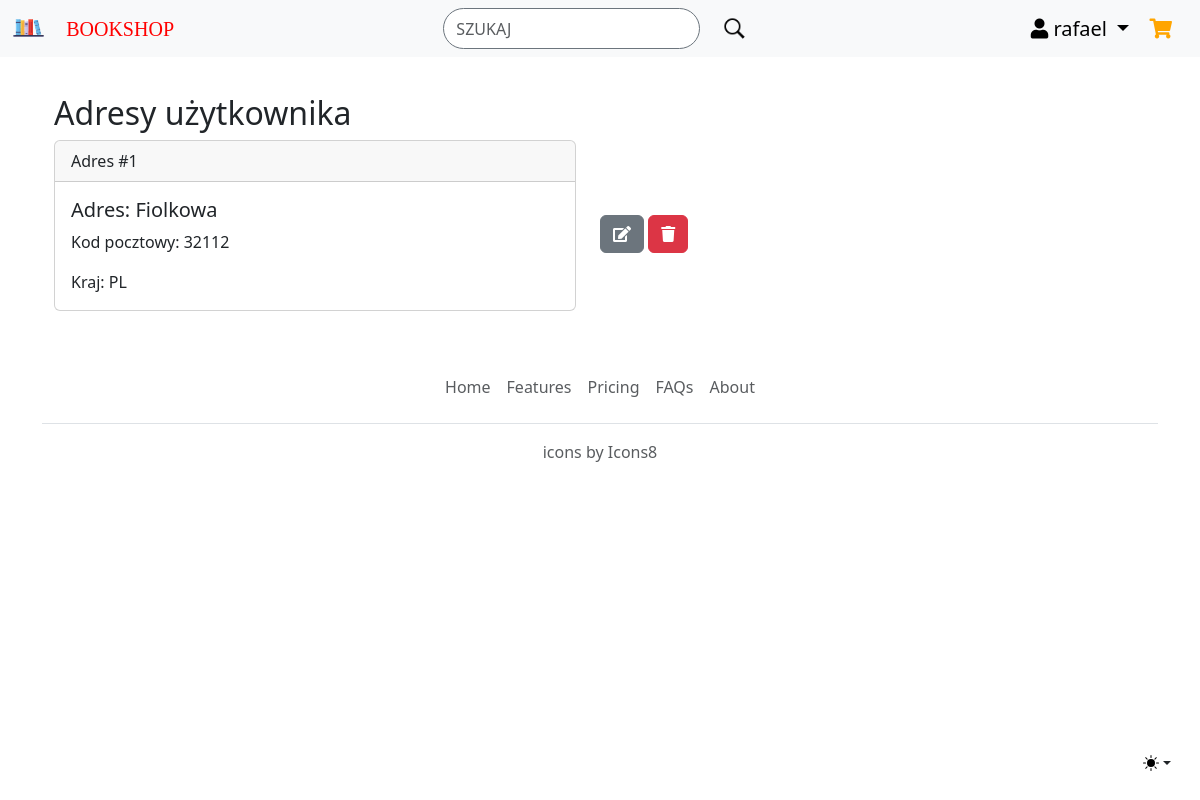
/addresses/ (signed in), run on the app's committed database.
### myapp/models.py (models this page shows)
class UserAddress(models.Model):
    profile = models.ForeignKey(UserProfile, on_delete=models.CASCADE)
    address = models.ForeignKey(Address, on_delete=models.CASCADE)

class Address(models.Model):
    first_name = models.CharField(max_length=20)
    last_name = models.CharField(max_length=20)
    address = models.CharField(max_length=30)
    zip_code = models.CharField(max_length=10)
    country = models.CharField(max_length=15)

### myapp/views.py (the view)
# urls.py: path('addresses/', views.addresses, name='addresses'),
@login_required()
def addresses(request):
    user_profile = UserProfile.objects.get(user=request.user)
    addresses = UserAddress.objects.filter(profile=user_profile).prefetch_related('address')
    return render(request, 'myapp/addresses.html', {'addresses': addresses})

### myapp/templates/myapp/addresses.html (shortened to what this page needs)
{% extends 'myapp/base.html' %}
{% block body %}
<div class="container mt-4">
    <h2>Adresy użytkownika</h2>
    {% for user_address in addresses %}
        <div id="address-{{ user_address.address.id }}" class="row align-items-center w-75">
            <div class="col-md-8">
                <div class="card mb-3">
                    <div class="card-header">Adres #{{ forloop.counter }}</div>
                    <div class="card-body">
                        <h5 id="address-{{ user_address.address.id }}-adres" class="card-title">Adres: {{ user_address.address.address }}</h5>
                        <p id="address-{{ user_address.address.id }}-kod" class="card-text">Kod pocztowy: {{ user_address.address.zip_code }}</p>
                        <p id="address-{{ user_address.address.id }}-kraj" class="card-text">Kraj: {{ user_address.address.country }}</p>
                    </div>
                </div>
            </div>
            <div class="col-md-4">
                <button class="btn btn-secondary edit-btn"
                        data-bs-toggle="modal"
                        data-bs-target="#editAddressModal"
                        data-first-name="{{ user_address.address.first_name }}"
                        data-last-name="{{ user_address.address.last_name }}"
                        data-address="{{ user_address.address.address }}"
                        data-zip="{{ user_address.address.zip_code }}"
                        data-country="{{ user_address.address.country }}"
                        data-id="{{ user_address.address.id }}"><i class="fas fa-edit"></i>
                </button>
                <button onClick="removeAddress({{ user_address.address.id }})" class="btn btn-danger"><i class="fas fa-trash"></i></button>
            </div>
        </div>
    {% endfor %}
</div>
{% endblock %}

### myapp/templates/myapp/base.html (shortened to what this page needs)
{% load static %}
<!doctype html>
<html lang="en">
    <head>
        <link href="https://cdn.jsdelivr.net/npm/bootstrap@5.3.2/dist/css/bootstrap.min.css" rel="stylesheet">
        <link rel="stylesheet" href="https://cdnjs.cloudflare.com/ajax/libs/font-awesome/5.10.0/css/all.css">
    </head>
    <body>
        <div class="navbar bg-body-tertiary fixed-top">
            <div class="container-fluid d-flex justify-content-between">
                <div class="">
                    <a class="navbar-brand" href="{% url 'index' %}">
                        <img src="{% static 'navbar_img.png' %}" alt="logo" width="33" height="26,4" class="d-inline-block align-text-top">
                        <a href="{% url 'index' %}" style="color:red; font-size:20px;font-family:Times New Roman; text-decoration: none;">BOOKSHOP</a>
                    </a>
                </div>
                <div class="">
                    <form class="d-flex" role="search" id="searchForm">
                        <input id="navBarSearchInput" class="form-control me-2 rounded-pill border border-secondary" type="text" placeholder="SZUKAJ" aria-label="Search">
                        <button class="btn" type="submit">
                        <img src="{% static 'search_icon.png' %}" width="27" height="27" class="rounded-circle">
                        </button>
                    </form>
                </div>
                <div class="dropdown">
                    {% if user.is_authenticated %}
                    <a class="navbar-brand dropdown-toggle" href="#" id="userDropdown" role="button" data-bs-toggle="dropdown" aria-expanded="false">
                        <i class="fa fa-user"></i>
                        {{ user.username }}
                    </a>
                    <a class="navbar-brand" href="{% url 'cart' %}">
                        <i class="fa fa-shopping-cart" style="color:#ffa500;"></i>
                    </a>
                    {% endif %}
                </div>
            </div>
        </div>
        <div class="dropdown position-fixed bottom-0 end-0 mb-3 me-3 bd-mode-toggle">
            <button class="btn btn-bd-primary py-2 dropdown-toggle d-flex align-items-center"
                    id="bd-theme"
                    type="button"
                    aria-expanded="false"
                    data-bs-toggle="dropdown"
                    aria-label="Toggle theme (auto)">
                <svg class="bi my-1 theme-icon-active" width="1em" height="1em"><use href="#circle-half"></use></svg>
            </button>
        </div>
        <div class="container">
        {% block body %}
        {% endblock %}
            <footer class="py-3 my-4">
                <ul class="nav justify-content-center border-bottom pb-3 mb-3">
                    <li class="nav-item"><a href="#" class="nav-link px-2 text-body-secondary">Home</a></li>
                    <li class="nav-item"><a href="#" class="nav-link px-2 text-body-secondary">Features</a></li>
                    <li class="nav-item"><a href="#" class="nav-link px-2 text-body-secondary">Pricing</a></li>
                    <li class="nav-item"><a href="#" class="nav-link px-2 text-body-secondary">FAQs</a></li>
                    <li class="nav-item"><a href="#" class="nav-link px-2 text-body-secondary">About</a></li>
                </ul>
                <p class="text-center text-body-secondary">icons by Icons8</p>
            </footer>
        </div>
    </body>
</html>

### myapp/templates/myapp/base.html (style rules this page uses)
body { padding-top: 70px; }

### data on the page
UserAddress: address.address "Fiolkowa", address.zip_code "32112", address.country "PL"

### other printed values
{{ user.username }} "rafael"
